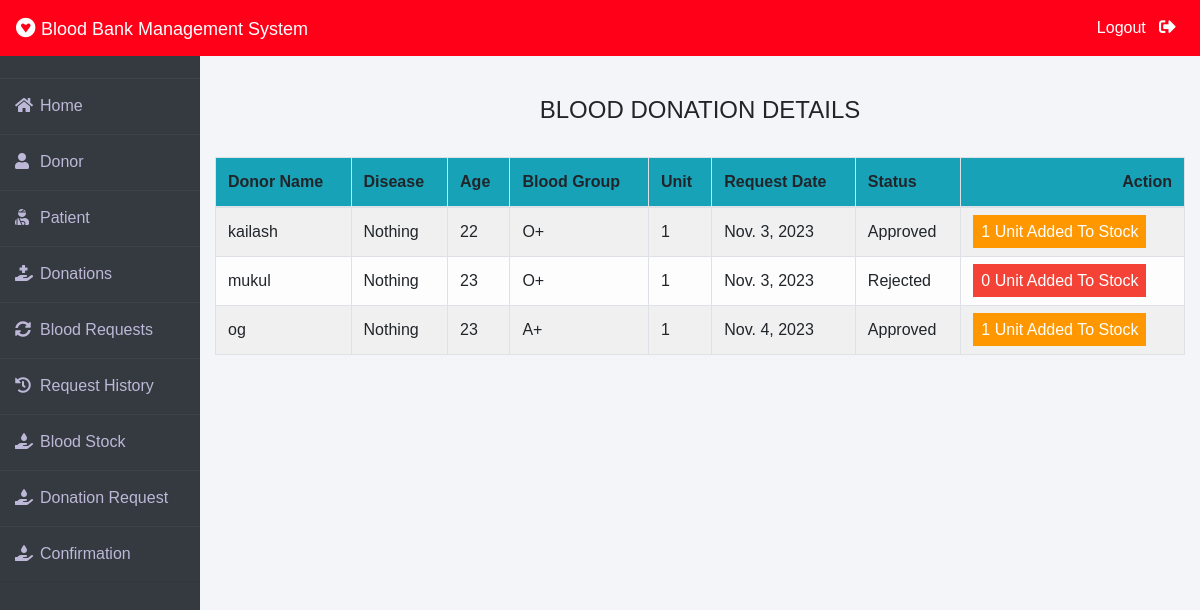
Before: /admin-donation (signed in) with the older database file.
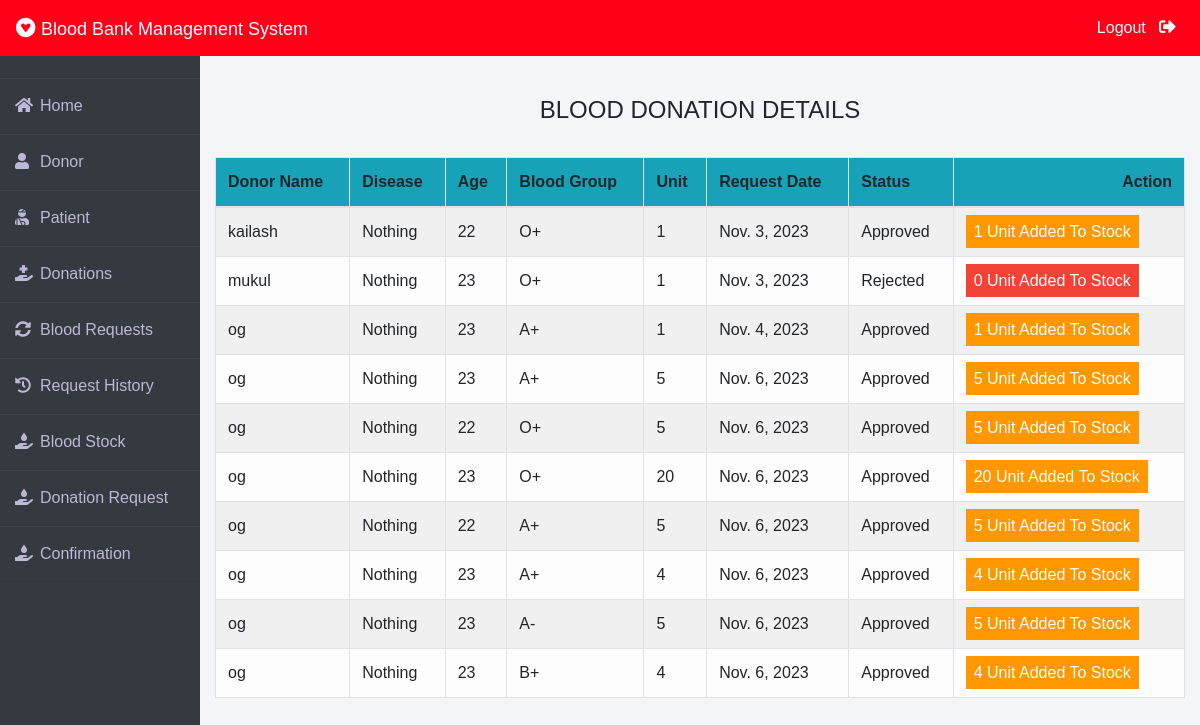
After: the same page with the newer database file.
### donor/models.py (models this page shows, shortened)
class BloodDonate(models.Model):
    donor=models.ForeignKey(Donor,on_delete=models.CASCADE)
    disease=models.CharField(max_length=100,default="Nothing")
    age=models.PositiveIntegerField()
    bloodgroup=models.CharField(max_length=10)
    unit=models.PositiveIntegerField(default=0)
    status=models.CharField(max_length=20,default="Pending")
    date=models.DateField(auto_now=True)

class Donor(models.Model):
    user=models.OneToOneField(User,on_delete=models.CASCADE)
    profile_pic= models.ImageField(upload_to='profile_pic/Donor/',null=True,blank=True)
    bloodgroup=models.CharField(max_length=10)
    address = models.CharField(max_length=40)
    mobile = models.CharField(max_length=20,null=False)
    def __str__(self):
        return self.user.first_name

### blood/views.py (the view)
# urls.py: path('admin-donation', views.admin_donation_view,name='admin-donation'),
@login_required(login_url='adminlogin')
def admin_donation_view(request):
    donations=BloodDonate.objects.all()
    return render(request,'blood/admin_donation.html',{'donations':donations})

### blood/templates/blood/admin_donation.html (shortened to what this page needs)
{% extends 'blood/adminbase.html' %}
{% block content %}
{% load widget_tweaks %}
{%load static%}
<head>
   </head>
<br><br>
<div class="container">
    <H4 class="text-center">BLOOD DONATION DETAILS</H4><br>
    <table class="table table-light table-hover table-bordered table-striped">
        <thead class="bg-info">
            <tr>
                <th scope="col">Donor Name</th>
                <th scope="col">Disease</th>
                <th scope="col">Age</th>
                <th scope="col">Blood Group</th>
                <th scope="col">Unit</th>
                <th scope="col">Request Date</th>
                <th scope="col">Status</th>
                <th class="text-right">Action</th>
            </tr>
        </thead>
        <tbody>
            {% for t in donations %}
            <tr>
                <td> {{t.donor}}</td>
                <td> {{t.disease}}</td>
                <td> {{t.age}}</td>
                <td>{{t.bloodgroup}}</td>
                <td>{{t.unit}}</td>
                <td>{{t.date}}</td>
                <td>{{t.status}}</td>
                {% if t.status == 'Pending' %}
                <td class="text-right">
                    <button class="btn btn-primary badge-pill" style="width: 100px;"><a  style="text-decoration: none;color: white;" href="{% url 'approve-donation' t.id  %}">APPROVE</a> </button>
                    <button class="btn btn-danger badge-pill" style="width: 80px;"><a  style="text-decoration: none;color: white;" href="{% url 'reject-donation' t.id  %}">REJECT</a> </button>
                </td>
                {% elif  t.status == 'Approved' %}
                <td><span class="label warning">{{t.unit}} Unit Added To Stock</span></td>
                {% else %}
                <td><span class="label danger">0 Unit Added To Stock</span></td>
                {% endif %}
            </tr>
            {% endfor %}
        </tbody>
    </table>
</div>
{% endblock content %}

### blood/templates/blood/adminbase.html (shortened to what this page needs)
<!DOCTYPE html>
<html lang="en">
<head>
    <link rel="stylesheet" href="https://maxcdn.bootstrapcdn.com/bootstrap/4.0.0/css/bootstrap.min.css">
    <link rel="stylesheet" href="https://cdnjs.cloudflare.com/ajax/libs/font-awesome/5.14.0/css/all.css">
</head>
<body>
    <nav class="navbar navbar-expand-lg navbar-light fixed-top bg-danger">
        <a style="color:white;" class="navbar-brand" href="/"><i class="fab fa-gratipay"></i>&nbsp;<font face = "Comic sans MS" size ="4">Blood Bank Management System</font></a>
        <div class="navbar-collapse collapse w-100 order-3 dual-collapse2">
            <ul class="navbar-nav ml-auto">
                <li class="nav-item">
                    <a class="nav-link" style="color: white;" href="/logout">Logout &nbsp; <i class="fas fa-sign-out-alt"></i></a>
                </li>
            </ul>
        </div>
      </nav>
<br><br>
<div class="wrapper">
    <div class="sidebar">
        <ul>
            <li><a style="text-decoration:none;" href="{% url "admin-dashboard" %}"><i class="fas fa-home"></i>Home</a></li>
            <li><a style="text-decoration:none;" href="{% url "admin-donor" %}"><i class="fas fa-user"></i>Donor</a></li>
            <li><a style="text-decoration:none;" href="{% url "admin-patient" %}"><i class="fas fa-user-injured"></i>Patient</a></li>
            <li><a style="text-decoration:none;" href="{% url "admin-donation" %}"><i class="fas fa-hand-holding-medical"></i>Donations</a></li>
            <li><a style="text-decoration:none;" href="{% url "admin-request" %}"><i class="fas fa-sync-alt"></i>Blood Requests</a></li>
            <li><a style="text-decoration:none;" href="{% url "admin-request-history" %}"><i class="fas fa-history"></i>Request History</a></li>
            <li><a style="text-decoration:none;" href="/admin-blood"><i class="fas fa-hand-holding-water"></i>Blood Stock</a></li>
            <li><a style="text-decoration:none;" href="{% url "donation_requests" %}"><i class="fas fa-hand-holding-water"></i>Donation Request</a></li>
            <li><a style="text-decoration:none;" href="{% url 'confirm_donation' request_id=2 %}"><i class="fas fa-hand-holding-water"></i>Confirmation</a></li>
        </ul>
    </div>
    <div class="main_content">
{% block content %}
{% endblock content %}
    </div>
</div>
</body>
</html>

### blood/templates/blood/adminbase.html (style rules this page uses)
* { margin: 0; padding: 0; box-sizing: border-box; list-style: none; text-decoration: none; font-family: 'Josefin Sans', sans-serif; }
body { background-color: #f3f5f9; }
.bg-danger { background-color: #ff0018!important; }
.wrapper { display: flex; position: relative; }
.wrapper .sidebar { width: 200px; height: 100%; background: #343a40; padding: 30px 0px; position: fixed; }
.wrapper .sidebar ul li { padding: 15px; border-bottom: 1px solid #bdb8d7; border-bottom: 1px solid rgba(0,0,0,0.05); border-top: 1px solid rgba(255,255,255,0.05); }
.wrapper .sidebar ul li a { color: #bdb8d7; display: block; }
.wrapper .sidebar ul li a .fas { width: 25px; }
.wrapper .main_content { width: 100%; margin-left: 200px; }
.fa-sign-out-alt { color: white; font-size: 2ex; }

### blood/templates/blood/admin_donation.html (style rules this page uses)
.label { color: white; padding: 8px; }
.warning { background-color: #ff9800; }
.danger { background-color: #f44336; }

Changed rows visible on the page:
added BloodDonate: donor "og", disease "Nothing", age "23", bloodgroup "A+", unit "5", date "Nov. 6, 2023", status "Approved"
added BloodDonate: donor "og", disease "Nothing", age "22", bloodgroup "O+", unit "5", date "Nov. 6, 2023", status "Approved"
added BloodDonate: donor "og", disease "Nothing", age "23", bloodgroup "O+", unit "20", date "Nov. 6, 2023", status "Approved"
added BloodDonate: donor "og", disease "Nothing", age "22", bloodgroup "A+", unit "5", date "Nov. 6, 2023", status "Approved"
added BloodDonate: donor "og", disease "Nothing", age "23", bloodgroup "A+", unit "4", date "Nov. 6, 2023", status "Approved"
added BloodDonate: donor "og", disease "Nothing", age "23", bloodgroup "A-", unit "5", date "Nov. 6, 2023", status "Approved"
added BloodDonate: donor "og", disease "Nothing", age "23", bloodgroup "B+", unit "4", date "Nov. 6, 2023", status "Approved"
